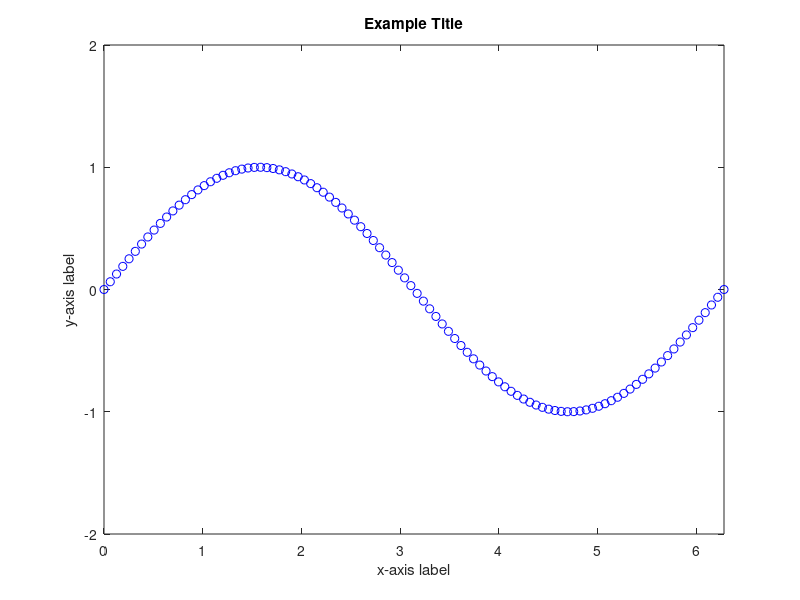
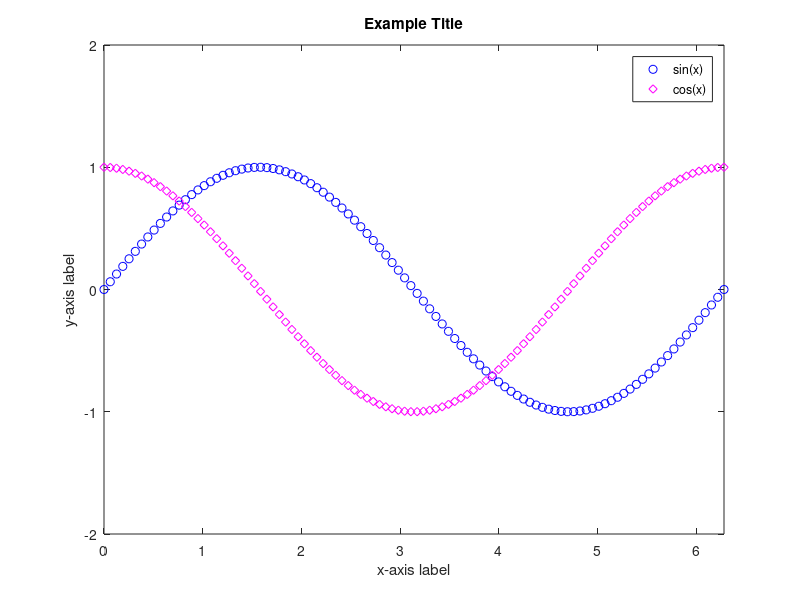
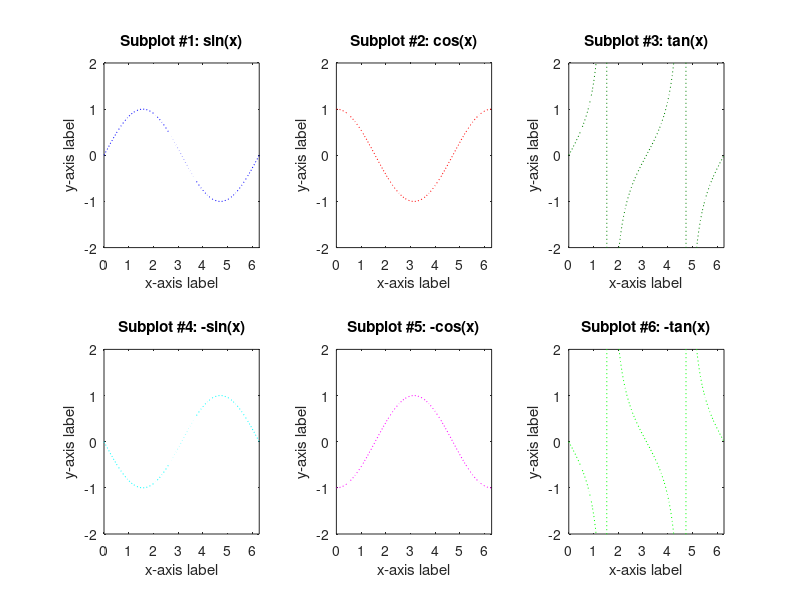

The MATLAB script that drew these images, in order:
% Introduction to plotting in MATLAB - Created by Leah Gaeta for Boston
% University's ENG EK 125 course taught by Professor Stormy Attaway

clear
clc

fprintf('You''re about to see the plots created in this script!\n')
pause(2)
fprintf('Take a look at the script to see how these figures were generated.\n')
fprintf('...\n')
pause(2)

% Initialize x-vector
x = linspace(0, 2 * pi);
% Linspace defaults to 100 values but can add third argument if want 
% something different such as linspace (0, 2 * pi, 50) for 50 values

% Normal plot example
fprintf('\nFirst, a simple sine plot\n')
figure
plot(x, sin(x), 'bo') % x values, y values, then color/type
title('Example Title')
xlabel('x-axis label')
ylabel('y-axis label')
axis([0 2 * pi -2 2]) 
% If don't want default axes, need to pass a vector to format
% Custom axes format means [min_x max_x min_y max_y]
pause(5)


% Superimposed plot example
fprintf('\nNow, a superimposed plot with sine and cosine\n')
figure
plot(x, sin(x), 'bo') 
% x values, y values, then color/type (blue circles here)
title('Example Title')
xlabel('x-axis label')
ylabel('y-axis label')
axis([0 2 * pi -2 2])
hold on % necessary for superimposing plots
plot(x, cos(x), 'md') % magenta diamonds here
legend('sin(x)', 'cos(x)', 'location', 'best') 
% pass correct order to legend, can also adjust location
hold off % necessary when not plotting on the same image again
pause(5)


% Example of subplot in a loop and using selection selection statements
% Remember that subplots are numbered ROW-WISE!!!
% We'll make a 2x3 subplot using the same x-vector of values
fprintf('\nNow my favorite... a subplot example!\n')
fprintf('Here we''ll generate a 2x3 subplot:\n')
figure
for i = 1:6

    if i == 1
        mark_color = 'b'; % blue
        y = sin(x);
        grph = 'sin(x)';
    elseif i == 2
        mark_color = 'r'; % red
        y = cos(x);
        grph = 'cos(x)';
    elseif i == 3
        mark_color = [0 0.5 0]; % dark green, use vector from rgb
        y = tan(x);
        grph = 'tan(x)';
    elseif i == 4
        mark_color = 'c'; % cyan
        y = -sin(x);
        grph = '-sin(x)';
    elseif i == 5
        mark_color = 'm'; % magenta
        y = -cos(x);
        grph = '-cos(x)';
    else
        mark_color = 'g'; % bright green (don't recommend this color)
        y = -tan(x);
        grph = '-tan(x)';
    end
    
    custom_title = sprintf('Subplot #%d: %s', i, grph);
    % You'll learn about sprintf in text manipulation later but also look
    % up the documentation!
    subplot(2, 3, i)
    % list dimensions first, then which plot filling in (hence i)
    plot(x, y, ':', 'color', mark_color)
    title(custom_title)
    xlabel('x-axis label')
    ylabel('y-axis label')
    axis([0 2 * pi -2 2])
    hold on
end
hold off
pause(5)
disp('Pretty cool, right?!')
pause(3)


% End of program
clear
clc
fprintf('\n***\nThis is the end of the program.\n***\n')
pause(2)
clc